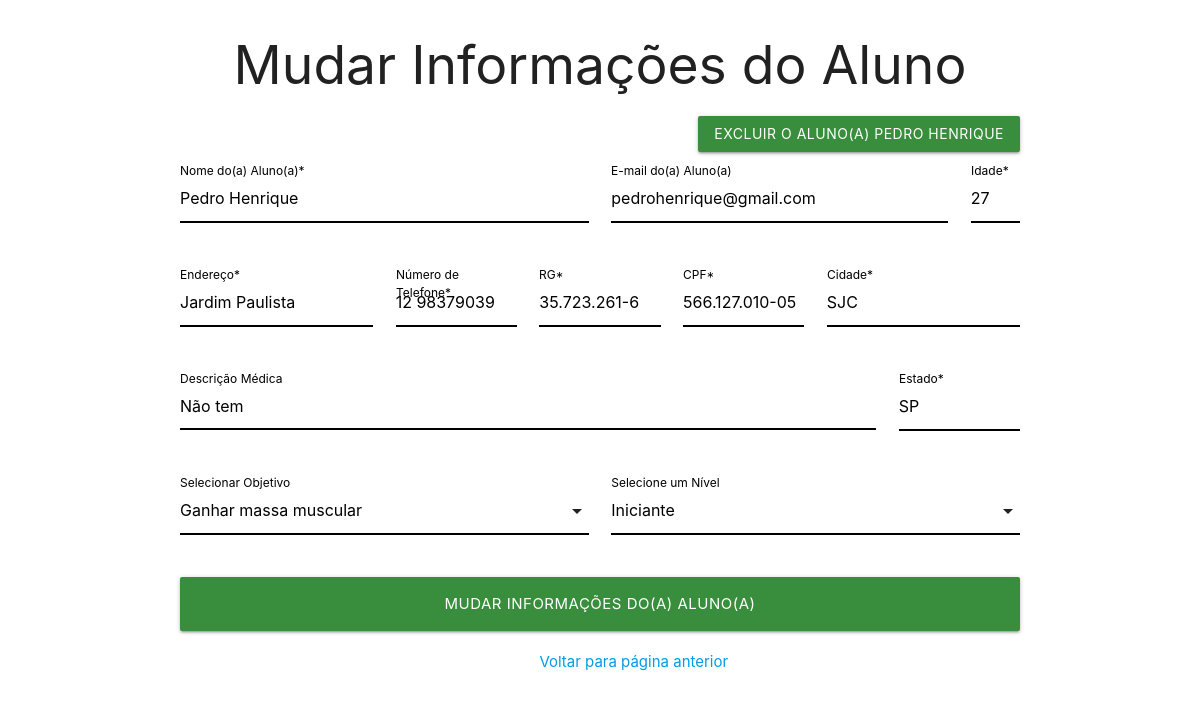
The page /admin/updateStudent.php?code_user=1 (signed in) on the database its author committed.
### tables this page shows
CREATE TABLE `user` (
  `code_user` int(11) NOT NULL,
  `name_user` varchar(100) NOT NULL,
  `email_user` varchar(100) DEFAULT NULL,
  `password_user` varchar(50) NOT NULL,
  `age_user` int(2) NOT NULL,
  `descriptionHealth_user` text,
  `goal_user` varchar(20) NOT NULL,
  `city_user` varchar(50) NOT NULL,
  `neighborhood_user` varchar(50) NOT NULL,
  `state_user` varchar(50) NOT NULL,
  `phone_user` varchar(13) NOT NULL,
  `rg_user` varchar(13) NOT NULL,
  `cpf_user` varchar(15) NOT NULL,
  `level_user` varchar(15) NOT NULL
);

### admin/updateStudent.php (the view, shortened to what this page needs)
<html>
	<head>
		<?php
			include("../php/includes/important_first_include.php");
		?>
	</head>
	<body>
		<div class="container">
			<h2 class="center"> Mudar Informações do Aluno </h2>
			<div class="col s12">
				<button id="BtnDeleteUser" class="btn right waves-effect waves-light green darken-2"></button>
			</div>
			<br><br>
			<div class="col s12" id="form_student">
				<?php
				include('../php/includes/connection.php');
				$code = $_GET['code_user'];
				$sql = "SELECT * FROM user
				WHERE code_user='$code'";
				$result = $connection->query($sql);
				while($line = $result->fetch_object())
				{
					$nameUTF = utf8_encode($line->name_user);
					$descriptionUTF = utf8_encode($line->descriptionHealth_user);
					$neighborhoodUTF = utf8_encode($line->neighborhood_user);
					echo "
					<div class=\"row\">
						<div class=\"input-field col s6\">
							<input type=\"text\" value=\"$nameUTF\" id=\"txt_name\">
							<label for=\"txt_name\">Nome do(a) Aluno(a)*</label>
						</div>
						<div class=\"input-field col s5\">
							<input type=\"email\" value=\"$line->email_user\" id=\"txt_email\">
							<label for=\"txt_email\">E-mail do(a) Aluno(a)</label>
						</div>
						<div class=\"input-field col s1\">
							<input type=\"text\" value=\"$line->age_user\" id=\"txt_age\" maxlength=\"2\">
							<label for=\"txt_age\">Idade*</label>
						</div>
					</div>
					<div class=\"row\">
						<div class=\"input-field col s3\">
							<input type=\"text\" value=\"$neighborhoodUTF\" id=\"txt_neighborhood\">
							<label for=\"txt_neighborhood\">Endereço*</label>
						</div>
						<div class=\"input-field col s2\">
							<input type=\"text\" value=\"$line->phone_user\" id=\"txt_phone_number\">
							<label for=\"txt_phone_number\">Número de Telefone*</label>
						</div>
						<div class=\"input-field col s2\">
							<input type=\"text\" value=\"$line->rg_user\" id=\"txt_rg\">
							<label for=\"txt_rg\">RG*</label>
						</div>
						<div class=\"input-field col s2\">
							<input type=\"text\" value=\"$line->cpf_user\" id=\"txt_cpf\">
							<label for=\"txt_cpf\">CPF*</label>
						</div>
						<div class=\"input-field col s3\">
							<input type=\"text\" value=\"$line->city_user\" id=\"txt_city\">
							<label for=\"txt_city\">Cidade*</label>
						</div>
					</div>
					<div class=\"row\">
						<div class=\"input-field col s10\">
							<textarea id=\"txt_healthDescription\" class=\"materialize-textarea\">$descriptionUTF</textarea>
							<label for=\"txt_healthDescription\">Descrição Médica</label>
						</div>
						<div class=\"input-field col s2\">
							<input type=\"text\" value=\"$line->state_user\" id=\"txt_state\">
							<label for=\"txt_state\">Estado*</label>
						</div>
					</div>";
					$goal = $line->goal_user;
					$level = $line->level_user;
					if($goal == "Emagrecer")
					{
						echo "
						<div class=\"row\">
							<div class=\"input-field col s6\">
								<select id=\"cmb_select_goal\">
									<option value=\"select_option\">Selecionar um Objetivo*</option>
									<option value=\"Emagrecer\" selected>Emagrecer</option>
									<option value=\"Hipertrofia\">Ganhar massa muscular</option>
									<option value=\"Outro\">Outro</option>
								</select>
								<label for=\"cmb_select_goal\">Selecionar Objetivo</label>
							</div>
						";
					}
					else if($goal == "Hipertrofia")
					{
						echo "
						<div class=\"row\">
							<div class=\"input-field col s6\">
								<select id=\"cmb_select_goal\">
									<option value=\"select_option\">Selecionar um Objetivo*</option>
									<option value=\"Emagrecer\">Emagrecer</option>
									<option value=\"Hipertrofia\" selected>Ganhar massa muscular</option>
									<option value=\"Outro\">Outro</option>
								</select>
								<label for=\"cmb_select_goal\">Selecionar Objetivo</label>
							</div>
						";
					}
					if($level == "Iniciante")
					{
						echo "
						<div class=\"input-field col s6\">
							<select id=\"cmb_select_level\">
								<option value=\"select_option\">Selecionar um Nível*</option>
								<option value=\"Iniciante\" selected>Iniciante</option>
								<option value=\"Mediano\">Mediano</option>
								<option value=\"Avancado\">Avançado</option>
							</select>
							<label for=\"cmb_select_level\">Selecione um Nível</label>
						</div>
					</div>";
					}
				}
				?>
				<div class="row">
					<div class="col s12">
						<button class="btn btn-large waves-effect waves-light green darken-2" id="btn_updateStudent">Mudar Informações do(a) Aluno(a)</button>
					</div>
				</div>
				<div class="row">
					<div class="col s4 offset-s5">
						<a href="dataStudent.php" class="center">Voltar para página anterior</a>
					</div>
				</div>
			</div>
		</div>
	</body>
</html>

### admin/updateStudent.php (style rules this page uses)
.input-field label { color: #000; }
.row .input-field input { border-bottom: 1px solid #000; box-shadow: 0 1px 0 0 #000; }
.row .input-field .materialize-textarea { border-bottom: 1px solid #000; box-shadow: 0 1px 0 0 #000; }
#btn_updateStudent { width: 100%; }

### rows shown on the page
user: name_user "Pedro Henrique", email_user "pedrohenrique@gmail.com", age_user "27", neighborhood_user "Jardim Paulista", phone_user "12 98379039", rg_user "35.723.261-6", cpf_user "566.127.010-05", city_user "SJC", descriptionHealth_user "Não tem", state_user "SP"
